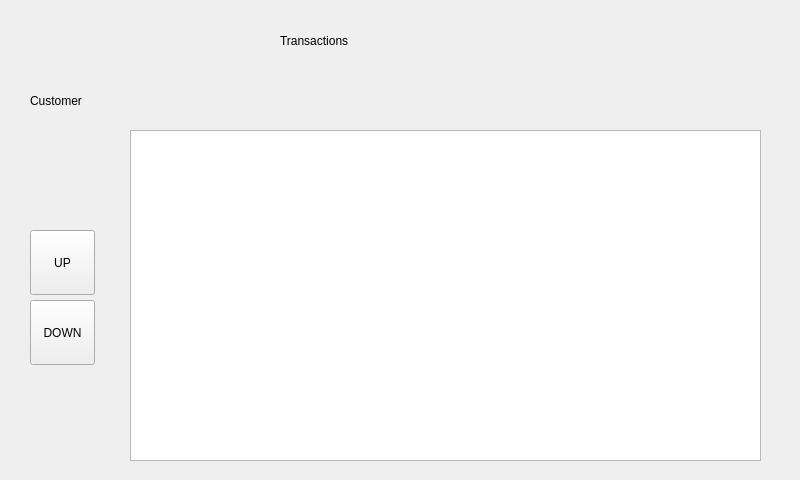
<?xml version="1.0" encoding="UTF-8"?>
<ui version="4.0">
 <class>Transactions</class>
 <widget class="QWidget" name="Transactions">
  <property name="geometry">
   <rect>
    <x>0</x>
    <y>0</y>
    <width>800</width>
    <height>480</height>
   </rect>
  </property>
  <property name="windowTitle">
   <string>Form</string>
  </property>
  <widget class="QLabel" name="label">
   <property name="geometry">
    <rect>
     <x>280</x>
     <y>30</y>
     <width>181</width>
     <height>21</height>
    </rect>
   </property>
   <property name="text">
    <string>Transactions</string>
   </property>
  </widget>
  <widget class="QTableView" name="tableView">
   <property name="geometry">
    <rect>
     <x>130</x>
     <y>130</y>
     <width>631</width>
     <height>331</height>
    </rect>
   </property>
  </widget>
  <widget class="QPushButton" name="btnDown">
   <property name="geometry">
    <rect>
     <x>30</x>
     <y>300</y>
     <width>65</width>
     <height>65</height>
    </rect>
   </property>
   <property name="text">
    <string>DOWN</string>
   </property>
  </widget>
  <widget class="QPushButton" name="btnUp">
   <property name="geometry">
    <rect>
     <x>30</x>
     <y>230</y>
     <width>65</width>
     <height>65</height>
    </rect>
   </property>
   <property name="text">
    <string>UP</string>
   </property>
  </widget>
  <widget class="QLabel" name="labelCustomer">
   <property name="geometry">
    <rect>
     <x>30</x>
     <y>60</y>
     <width>141</width>
     <height>81</height>
    </rect>
   </property>
   <property name="text">
    <string>Customer</string>
   </property>
  </widget>
 </widget>
 <resources/>
 <connections/>
</ui>
